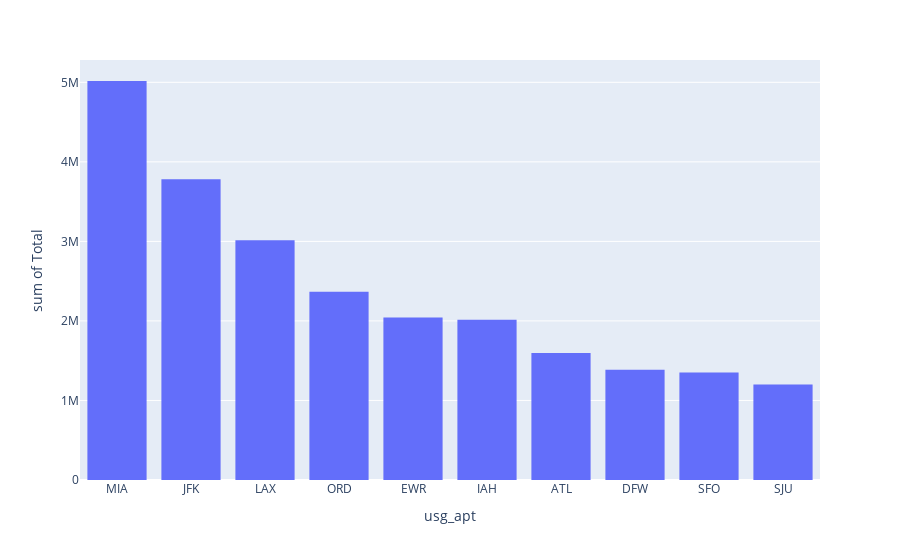

This figure's notebook cell:
### Code cell
px.histogram(topdeps_df.head(10), x="usg_apt", y="Total")

### Figure 1 — Plotly figure (JSON) as saved in the notebook; plotly's stock layout.template omitted (floating-point values rounded to 4 significant figures)
{"data": [{"alignmentgroup": "True", "bingroup": "x", "histfunc": "sum", "hovertemplate": "usg_apt=%{x}<br>sum of Total=%{y}<extra></extra>", "legendgroup": "", "marker": {"color": "#636efa", "pattern": {"shape": ""}}, "name": "", "offsetgroup": "", "orientation": "v", "showlegend": false, "type": "histogram", "x": ["MIA", "JFK", "LAX", "ORD", "EWR", "IAH", "ATL", "DFW", "SFO", "SJU"], "xaxis": "x", "y": [5016561, 3780640, 3013661, 2366023, 2042525, 2014828, 1595534, 1386314, 1350642, 1200253], "yaxis": "y"}], "layout": {"barmode": "relative", "legend": {"tracegroupgap": 0}, "margin": {"t": 60}, "xaxis": {"anchor": "y", "domain": [0, 1], "title": {"text": "usg_apt"}}, "yaxis": {"anchor": "x", "domain": [0, 1], "title": {"text": "sum of Total"}}}}
